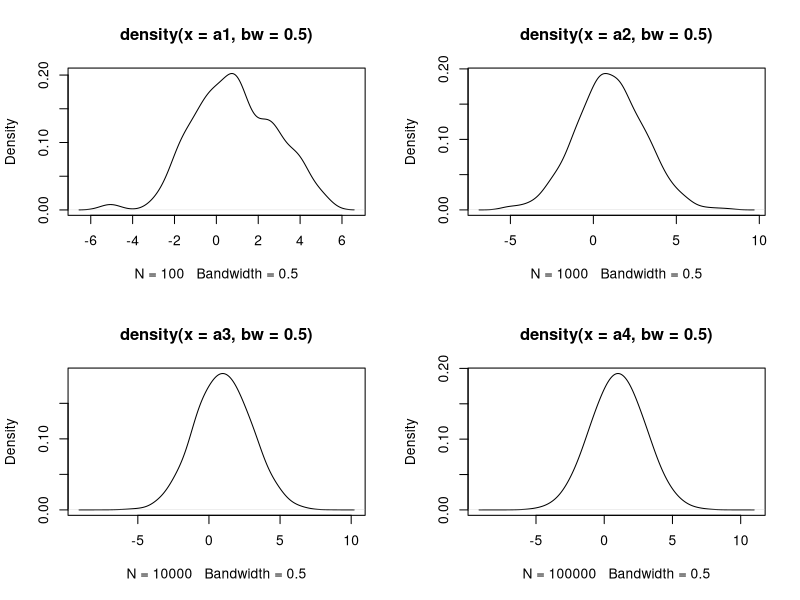

Generate this figure with R:
par(mfrow=c(2,2)) # plotting 4 plots in one window

a1 = rnorm(100,1,2) # rnorm with 100 size of randomly generated values
plot(density(a1,bw=0.5))

a2 = rnorm(1000,1,2) # rnorm with 1000 size of randomly generated values
plot(density(a2,bw=0.5))

a3 = rnorm(10000,1,2) # rnorm with 10000 size of randomly generated values
plot(density(a3,bw=0.5))

a4 = rnorm(100000,1,2) # rnorm with 100000 size of randomly generated values
plot(density(a4,bw=0.5))
